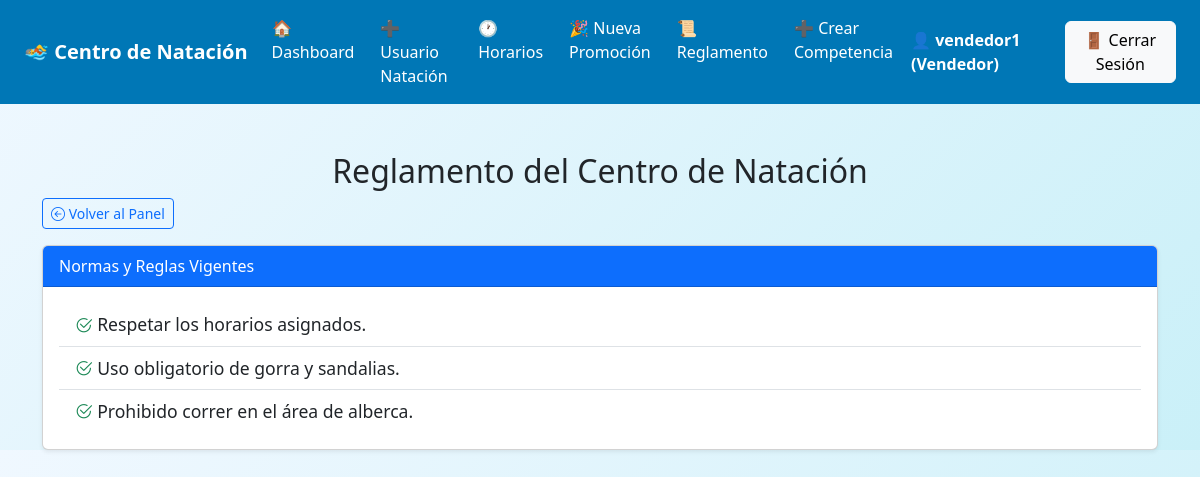
/vendedor/ver_reglamento.php (signed in), run on the app's committed database.
### tables this page shows
CREATE TABLE IF NOT EXISTS reglamento (
    id INT AUTO_INCREMENT PRIMARY KEY,
    regla TEXT
);

### vendedor/ver_reglamento.php (the view, shortened to what this page needs)
<?php
require_once '../database/conexion.php';
include '../includes/navbar.php';
$sql = $conn->query("SELECT * FROM reglamento");
$reglas = $sql->fetchAll(PDO::FETCH_ASSOC);
?>
<!DOCTYPE html>
<html lang="es">
<head>
    <link href="https://cdn.jsdelivr.net/npm/bootstrap@5.3.3/dist/css/bootstrap.min.css" rel="stylesheet">
    <link href="https://cdn.jsdelivr.net/npm/bootstrap-icons@1.10.5/font/bootstrap-icons.css" rel="stylesheet">
</head>
<body>
<div class="container mt-5">
    <h2 class="titulo">Reglamento del Centro de Natación</h2>
    <div class="mb-3 text-start">
        <a href="dashboard.php" class="btn btn-outline-primary btn-sm">
            <i class="bi bi-arrow-left-circle"></i> Volver al Panel
        </a>
    </div>
    <?php if (!empty($reglas)): ?>
        <div class="card shadow-sm">
            <div class="card-header bg-primary text-white">
                Normas y Reglas Vigentes
            </div>
            <div class="card-body">
                <ul class="list-group list-group-flush">
                    <?php foreach ($reglas as $r): ?>
                        <li class="list-group-item">
                            <i class="bi bi-check2-circle text-success"></i> <?= htmlspecialchars($r['regla']) ?>
                        </li>
                    <?php endforeach; ?>
                </ul>
            </div>
        </div>
    <?php else: ?>
        <div class="alert alert-warning mt-3">
            No hay reglas registradas por el momento.
        </div>
    <?php endif; ?>
</div>
</body>
</html>

### vendedor/ver_reglamento.php (style rules this page uses)
body { background: linear-gradient(135deg, #f0f8ff, #caf0f8); }
.titulo { margin-top: 30px; text-align: center; }
.list-group-item { font-size: 1.1rem; }

### data on the page
reglamento: regla "Respetar los horarios asignados."
reglamento: regla "Uso obligatorio de gorra y sandalias."
reglamento: regla "Prohibido correr en el área de alberca."

### other printed values
$usuario "vendedor1"
$nivel "Vendedor"
